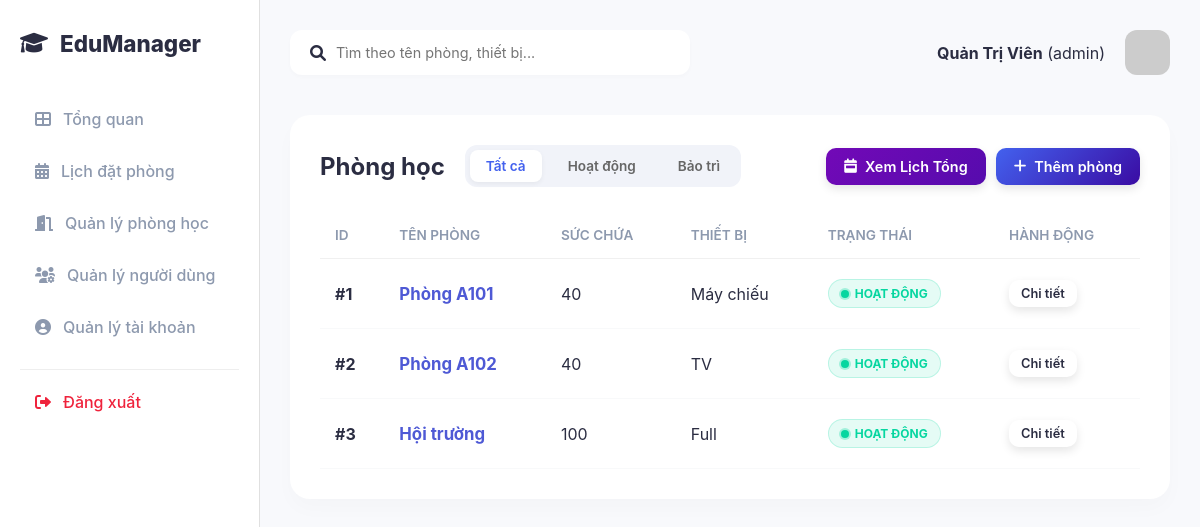
Page /room-management (signed in) on the earlier database version.
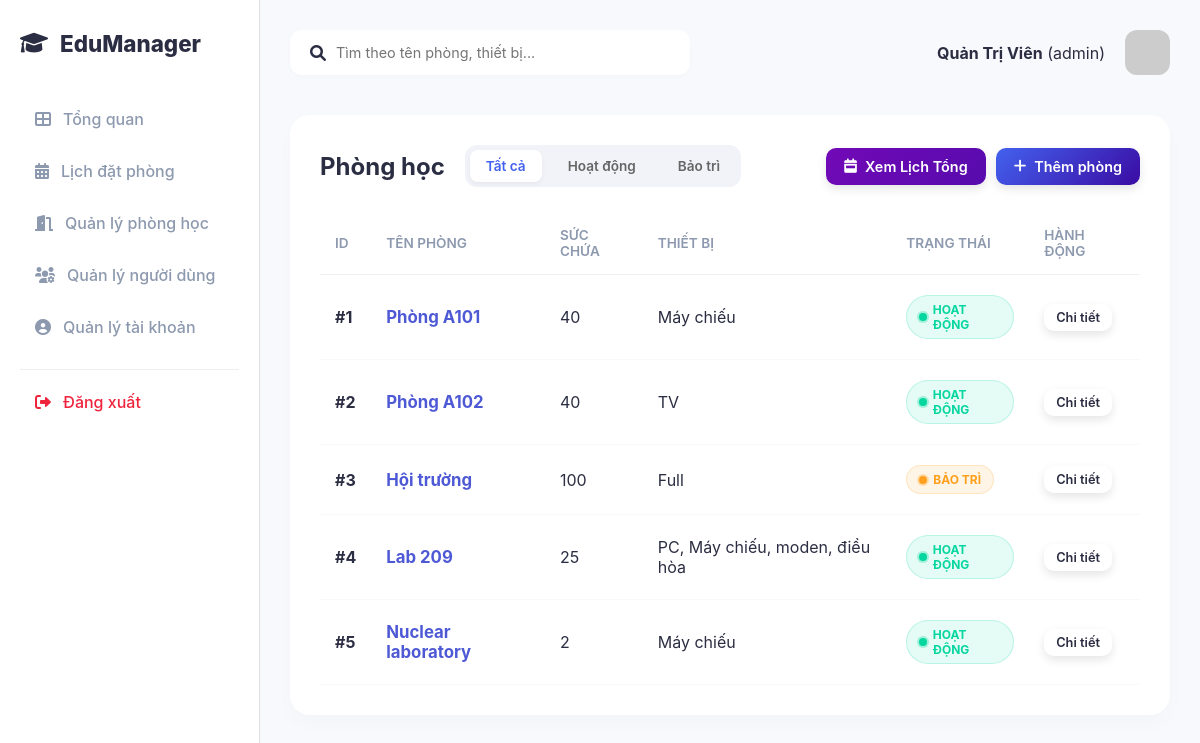
Same page on the later database version.
### app.py (models this page shows)
class User(Base):
    __tablename__ = "users"
    id = Column(Integer, primary_key=True, index=True)
    username = Column(String, unique=True, index=True)
    password = Column(String)
    email = Column(String, unique=True)
    phone = Column(String)
    role = Column(String, default="teacher")
    full_name = Column(String)
    verification_code = Column(String, nullable=True)

class Classroom(Base):
    __tablename__ = "classrooms"
    id = Column(Integer, primary_key=True, index=True)
    room_name = Column(String, unique=True, index=True)
    capacity = Column(Integer)
    equipment = Column(String)
    status = Column(String, default="Available")

### app.py (the view)
@app.get("/room-management", response_class=HTMLResponse)
async def room_mgmt(request: Request, db: Session = Depends(get_db)):
    u = get_current_user(request, db)
    if not u: return RedirectResponse("/")
    return templates.TemplateResponse("room_management.html", {"request": request, "classrooms": db.query(Classroom).all(), "role": u.role, "username": u.username, "full_name": u.full_name})

### templates/room_management.html (shortened to what this page needs)
<!DOCTYPE html>
<html lang="vi">
<head>
    <link rel="stylesheet" href="/static/style.css">
    <link rel="stylesheet" href="https://cdnjs.cloudflare.com/ajax/libs/font-awesome/6.0.0/css/all.min.css">
</head>
<body>
    <div class="container">
        <aside class="sidebar">
            <div class="logo" style="color: var(--color-bar);"><i class="fas fa-graduation-cap"></i><span>EduManager</span></div>
            <nav>
                <ul>
                    <li><a href="/dashboard"><i class="fas fa-th-large"></i> Tổng quan</a></li>
                    <li><a href="/booking-scheduler"><i class="fas fa-calendar-alt"></i> Lịch đặt phòng</a></li>
                    <li class="active"><a href="/room-management"><i class="fas fa-door-open"></i> Quản lý phòng học</a></li>
                    {% if role == 'admin' %}
                    <li><a href="/user-management"><i class="fas fa-users-cog"></i> Quản lý người dùng</a></li>
                    {% endif %}
                    <li><a href="/profile"><i class="fas fa-user-circle"></i> Quản lý tài khoản</a></li>
                    <li class="logout-item" style="margin-top: 20px; border-top: 1px solid #eee; padding-top: 10px;">
                        <a href="/logout" style="color: #ef233c !important;"><i class="fas fa-sign-out-alt"></i> Đăng xuất</a>
                    </li>
                </ul>
            </nav>
        </aside>
        <main class="main-content">
            <header>
                <div class="search-bar"><i class="fas fa-search"></i><input type="text" id="searchInput" onkeyup="searchRooms()" placeholder="Tìm theo tên phòng, thiết bị..."></div>
                <div class="user-profile">
                    <div class="info"><strong>{{ full_name if full_name else username }}</strong> ({{ role }})</div>
                    <img src="https://ui-avatars.com/api/?name={{ full_name if full_name else username }}&background=4361ee&color=fff&size=128" alt="Avatar">
                </div>
            </header>
            <section class="data-section">
                <div class="section-header" style="justify-content: space-between; display: flex; align-items: center; flex-wrap: wrap; gap: 15px;">
                    <div style="display: flex; align-items: center; gap: 20px;">
                        <h2 style="margin:0;">Phòng học</h2>
                        <div class="filter-group">
                            <button class="filter-btn active" onclick="filterStatus('all', this)">Tất cả</button>
                            <button class="filter-btn" onclick="filterStatus('Available', this)">Hoạt động</button>
                            <button class="filter-btn" onclick="filterStatus('Maintenance', this)">Bảo trì</button>
                        </div>
                    </div>
                    <div style="display: flex; gap: 10px;">
                        <button class="btn-premium btn-purple" onclick="window.location.href='/booking-scheduler'"><i class="fas fa-calendar-week"></i> Xem Lịch Tổng</button>
                        {% if role == 'admin' %}
                        <button class="btn-premium btn-blue" onclick="showCreateRoomModal()"><i class="fas fa-plus"></i> Thêm phòng</button>
                        {% endif %}
                    </div>
                </div>
                <div class="table-container">
                    <table id="roomTable">
                        <thead><tr><th>ID</th><th>Tên phòng</th><th>Sức chứa</th><th>Thiết bị</th><th>Trạng thái</th><th>Hành động</th></tr></thead>
                        <tbody>
                            {% for room in classrooms %}
                            <tr class="room-row" data-status="{{ room.status }}">
                                <td><strong>#{{ room.id }}</strong></td>
                                <td><span style="font-size: 1.05rem; font-weight: 700; color: var(--dark);">{{ room.room_name }}</span></td>
                                <td>{{ room.capacity }}</td>
                                <td>{{ room.equipment }}</td>
                                <td>
                                    {% if room.status == 'Maintenance' %}
                                        <span class="status-badge maintenance"><span class="dot"></span> Bảo trì</span>
                                    {% else %}
                                        <span class="status-badge available"><span class="dot"></span> Hoạt động</span>
                                    {% endif %}
                                </td>
                                <td class="actions">
                                    <button class="btn-premium btn-white" style="padding: 6px 12px; font-size: 0.8rem;" onclick="toggleDetails(this, {{ room.id }})">Chi tiết</button>
                                </td>
                            </tr>
                            {% endfor %}
                        </tbody>
                    </table>
                </div>
            </section>
        </main>
    </div>
</body>
</html>

### static/style.css (style rules this page uses)
:root { --primary-color: #4361ee; --secondary-color: #3f37c9; --bg-color: #f8f9fc; --sidebar-color: #ffffff; --text-main: #2b2d42; --text-sub: #8d99ae; --white: #ffffff; --danger: #ef233c; --success: #06d6a0; }
* { margin: 0; padding: 0; box-sizing: border-box; font-family: 'Inter', sans-serif; }
body { background-color: var(--bg-color); color: var(--text-main); }
.container { display: flex; min-height: 100vh; }
.sidebar { width: 260px; background: var(--sidebar-color); border-right: 1px solid #e0e0e0; padding: 30px 20px; display: flex; flex-direction: column; }
.logo { display: flex; align-items: center; gap: 12px; font-size: 1.4rem; font-weight: 800; color: var(--primary-color); margin-bottom: 40px; }
.sidebar ul { list-style: none; }
.sidebar ul li { margin-bottom: 8px; }
.sidebar ul li a { text-decoration: none; color: var(--text-sub); padding: 12px 15px; display: flex; align-items: center; gap: 12px; border-radius: 10px; transition: all 0.3s; font-weight: 500; }
.main-content { flex: 1; padding: 30px; }
header { display: flex; justify-content: space-between; margin-bottom: 40px; }
.search-bar { background: white; padding: 10px 20px; border-radius: 12px; display: flex; align-items: center; gap: 10px; width: 400px; box-shadow: 0 2px 4px rgba(0,0,0,0.02); }
.search-bar input { border: none; outline: none; width: 100%; font-size: 0.9rem; }
.user-profile { display: flex; align-items: center; gap: 20px; }
.user-profile img { width: 45px; border-radius: 12px; }
.data-section { background: white; padding: 30px; border-radius: 20px; box-shadow: 0 10px 20px rgba(0,0,0,0.02); }
.section-header { display: flex; justify-content: space-between; align-items: center; margin-bottom: 25px; }
table { width: 100%; border-collapse: collapse; }
table th { text-align: left; padding: 15px; color: var(--text-sub); font-weight: 600; font-size: 0.85rem; text-transform: uppercase; border-bottom: 1px solid #f0f0f0; }
table td { padding: 20px 15px; border-bottom: 1px solid #f8f9fa; }
.actions button { border: none; cursor: pointer; margin-right: 10px; font-size: 1rem; transition: 0.2s; background: transparent; color: inherit; }
.logout-item i { color: var(--danger); }

### templates/room_management.html (style rules this page uses)
:root { --primary: #4361ee; --success: #06d6a0; --warning: #ff9f1c; --danger: #ef233c; --dark: #4e59d5ff; }
.status-badge { padding: 6px 12px; border-radius: 30px; font-size: 0.75rem; font-weight: 700; display: inline-flex; align-items: center; gap: 6px; text-transform: uppercase; }
.status-badge.available { background: rgba(6, 214, 160, 0.1); color: var(--success); border: 1px solid rgba(6, 214, 160, 0.2); }
.status-badge.maintenance { background: rgba(255, 159, 28, 0.1); color: var(--warning); border: 1px solid rgba(255, 159, 28, 0.2); }
.dot { width: 8px; height: 8px; border-radius: 50%; display: inline-block; }
.available .dot { background: var(--success); box-shadow: 0 0 0 2px rgba(6, 214, 160, 0.3); }
.maintenance .dot { background: var(--warning); box-shadow: 0 0 0 2px rgba(255, 159, 28, 0.3); }
.btn-premium { border: none; padding: 10px 18px; border-radius: 10px; font-weight: 600; cursor: pointer; transition: all 0.3s; display: inline-flex; align-items: center; gap: 8px; box-shadow: 0 4px 10px rgba(0,0,0,0.1); font-size: 0.9rem; }
.btn-blue { background: linear-gradient(135deg, #4361ee, #3a0ca3); color: white; }
.btn-purple { background: linear-gradient(135deg, #7209b7, #560bad); color: white; }
.btn-white { background: white; color: var(--dark); border: 1px solid #eee; }
.filter-group { display: flex; gap: 10px; background: #f1f3f9; padding: 5px; border-radius: 12px; }
.filter-btn { border: none; padding: 8px 16px; border-radius: 8px; cursor: pointer; font-weight: 600; font-size: 0.85rem; transition: 0.2s; color: #666; background: transparent; }
.filter-btn.active { background: white; color: var(--primary); box-shadow: 0 2px 5px rgba(0,0,0,0.05); }

Differences in the rows shown:
changed Classroom "Hội trường": status "HOẠT ĐỘNG" → "BẢO TRÌ"
added Classroom: id "4", room_name "Lab 209", capacity "25", equipment "PC, Máy chiếu, moden, điều hòa", status "Available" (drawn)
added Classroom: id "5", room_name "Nuclear laboratory", capacity "2", equipment "Máy chiếu", status "Available" (drawn)
